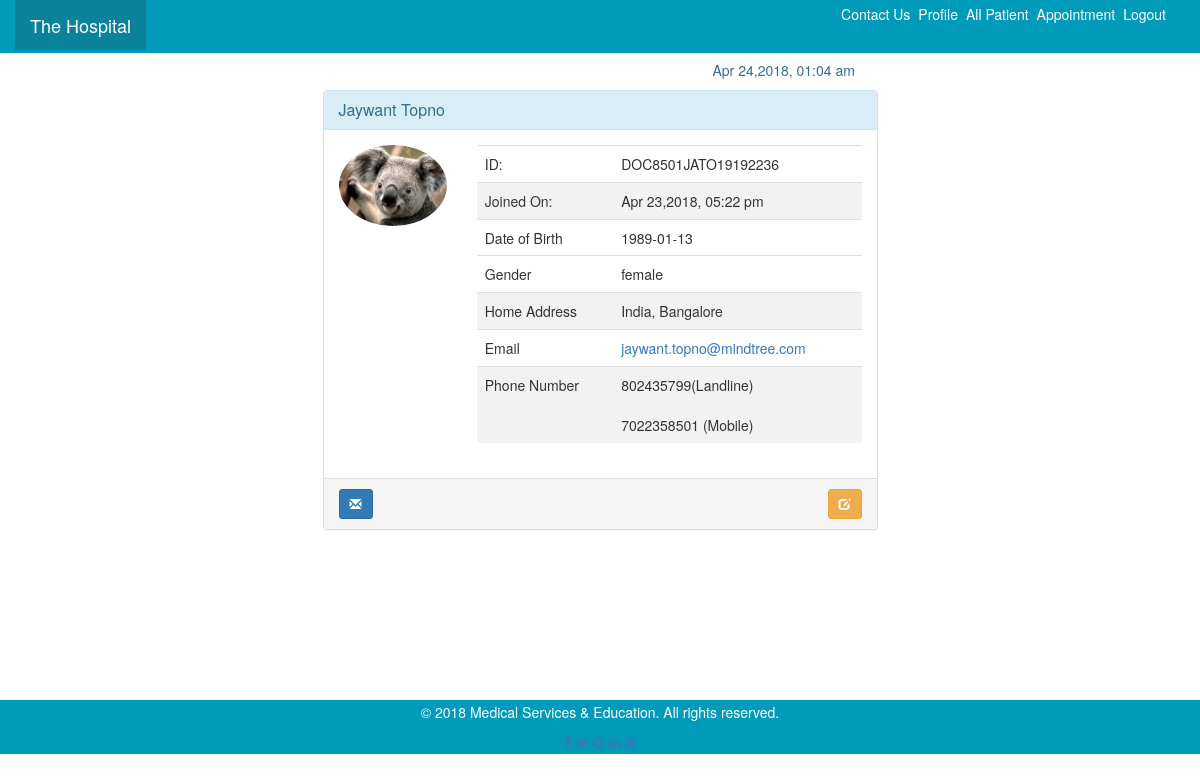
Page /ProfileView.php (signed in) on the committed database.
### tables this page shows
CREATE TABLE `users` (
  `id` int(11) NOT NULL,
  `patientid` varchar(255) NOT NULL,
  `firstname` varchar(255) NOT NULL,
  `middlename` varchar(255) DEFAULT NULL,
  `lastname` varchar(255) DEFAULT NULL,
  `DatOfBirth` varchar(50) DEFAULT NULL,
  `gender` varchar(30) DEFAULT NULL,
  `mob_number` varchar(30) DEFAULT NULL,
  `email` varchar(255) DEFAULT NULL,
  `pass1` varchar(255) DEFAULT NULL,
  `pass2` varchar(255) DEFAULT NULL,
  `user_role` varchar(255) DEFAULT NULL,
  `blood_group` varchar(30) DEFAULT NULL,
  `height` varchar(30) DEFAULT NULL,
  `weight` varchar(30) DEFAULT NULL,
  `createdtime` int(11) DEFAULT NULL,
  `changetime` int(11) DEFAULT NULL,
  `secuirtyq` varchar(255) DEFAULT NULL,
  `secuirtya` varchar(255) DEFAULT NULL,
  `city` varchar(255) DEFAULT NULL,
  `country` varchar(255) DEFAULT NULL,
  `department` varchar(50) DEFAULT NULL,
  `landline` int(11) DEFAULT NULL,
  `profile_pic_path` varchar(255) DEFAULT NULL
);

### ProfileView.php (the view)
<?php
include ('header.php');
include ('Connection.php');
$conn = mysqli_connect($dbhost, $username, $password, $dbname);
$sql7 = "SELECT * from Users where pass1='" . $_SESSION["pass"] . "' AND email='" . $_SESSION["email"] . "' AND user_role='" . $_SESSION["user_role"] . "'";
if (!empty($_SESSION))
{
    if (mysqli_num_rows(mysqli_query($conn, $sql7)) >= 1)
    {
        $user = mysqli_fetch_row(mysqli_query($conn, $sql7));
?>
	      <div class="col-md-5  toppad  pull-right col-md-offset-3 ">
<p class=" text-info"><?php echo date("M d,Y, h:i a"); ?> </p>
      </div>
        <div class="col-xs-12 col-sm-12 col-md-6 col-lg-6 col-xs-offset-0 col-sm-offset-0 col-md-offset-3 col-lg-offset-3 toppad" >
          <div class="panel panel-info">
            <div class="panel-heading">
              <h3 class="panel-title"><?php echo $user[2] . ' ' . $user[4] ?></h3>
            </div>
            <div class="panel-body">
              <div class="row">
                <div class="col-md-3 col-lg-3 " align="center"> <img alt="User Pic" src="images/<?php
        if (empty($user[23]))
        {
            echo 'anonymous.jpeg';
        }
        else
        {
            echo $user[23];
        }
?>" class="img-circle img-responsive"> </div>
                <div class=" col-md-9 col-lg-9 ">
                  <table class="table table-user-information">
                    <tbody>
                      <tr>
                        <td>ID:</td>
                        <td><?php echo $user[1] ?></td>
                      </tr>
                      <tr>
                        <td>Joined On:</td>
                        <td> <?php echo date("M d,Y, h:i a", $user[15]); ?></td>
                      </tr>
                      <tr>
                        <td>Date of Birth</td>
                        <td><?php echo $user[5] ?></td>
                      </tr>
                         <tr>
                             <tr>
                        <td>Gender</td>
                        <td><?php echo $user[6] ?></td>
                      </tr>
                        <tr>
                        <td>Home Address</td>
                        <td><?php echo $user[20] . ', ' . $user[19] ?></td>
                      </tr>
                      <tr>
                        <td>Email</td>
                        <td><a href="mailto:<?php echo $user[8] ?>"><?php echo $user[8] ?></a></td>
                      </tr>
                        <td>Phone Number</td>
                        <td><?php echo $user[22] ?>(Landline)<br><br><?php echo $user[7] ?> (Mobile)
                        </td>
                      </tr>
                    </tbody>
                  </table>
                </div>
              </div>
            </div>
                 <div class="panel-footer">
                        <a data-original-title="Broadcast Message" data-toggle="tooltip" type="button" class="btn btn-sm btn-primary"><i class="glyphicon glyphicon-envelope"></i></a>
                        <span class="pull-right">
                            <a href="ProfileEditPage.php" data-original-title="Edit this user" data-toggle="tooltip" type="button" class="btn btn-sm btn-warning"><i class="glyphicon glyphicon-edit"></i></a>
                        </span>
                 </div>
          </div>
        </div>
		<br><br>
<?php
    }
}
else
{
    header('Refresh: 1; URL=UserLogin.php');
}
include ('footer.php');

### header.php (shortened to what this page needs)
    <!DOCTYPE html>
    <html>
    <head>
           <link rel="stylesheet" type="text/css" href="css/bootstrap.min.css">
	       <link rel="stylesheet" type="text/css" href="css/font-awesome.min.css">
           <link rel="stylesheet" type="text/css" href="css/styles.css">
   </head>
    <body>
<nav class="navbar navbar-default navbar-static-top" role="navigation">
  <div class="container">
    <div class="navbar-header">
      <a style="color: #ffffff; background-color: #0a829a;" class="navbar-brand" href="index.php">The Hospital</a>
    </div>
    <div class="collapse navbar-collapse" id="navigation">
      <ul class="nav navbar-nav">
	          <li><a href="ContactUs.php">Contact Us</a></li>
	          <?php if (!empty($_SESSION)) { ?>
			  <li><a href="ProfileView.php">Profile</a></li>
			  <?php } ?>
		      <?php if ((!empty($_SESSION)) && ($_SESSION['user_role'] == 'doctor')) { ?>
			  <li><a href="UserListing.php">All Patient</a></li>
			  <li><a href="AppointmentList.php">Appointment</a></li>
	          <?php
} ?>
              <?php
              if (!empty($_SESSION)) { ?>
              <li><a href="LogOut.php">Logout</a></li>
			   <?php
} else { ?>
               <li><a href="userRegistration.php">Sign Up</a></li>
			   <li><a href="UserLogin.php">Log In</a></li>
			   <?php } ?>
      </ul>
    </div>
  </div>
</nav>
        <div class="container"  style="padding-top: 60px; min-height: 700px;">
            <div class="row align-items-center justify-content-center">

### footer.php
      </div>
     </div>
	 <div class="footer">
       <p>© 2018 Medical Services & Education. All rights reserved.</p>
   	    <a href="#" class="fa fa-facebook"></a>
		<a href="#" class="fa fa-twitter"></a>
		<a href="#" class="fa fa-google"></a>
		<a href="#" class="fa fa-linkedin"></a>
		<a href="#" class="fa fa-youtube"></a>
     </div>
   </body>
</html>

### css/styles.css (style rules this page uses)
.navbar { border-bottom: 3px solid #009BBB !important; background-color: #009BBB; color: #FFFFFF; width: 100%; position: fixed; }
table { border-collapse: collapse; width: 100%; }
th, td { text-align: left; padding: 8px; }
tr:nth-child(even) { background-color: #f2f2f2; }
.footer { left: 0; bottom: 0; width: 100%; color: white; text-align: center; border: 2px solid #009BBB; background-color: #009BBB; }
ul.nav.navbar-nav li a { font-size: 14px; color: #FFFFFF; padding: 4px; }
ul.nav.navbar-nav { float: right; }
@media (min-width: 992px) { .navbar-collapse { -webkit-box-flex: 1; flex-grow: 1; -webkit-box-align: center; align-items: center; } }
.navbar-nav { display: -webkit-box; display: -ms-flexbox; display: list-item; -webkit-box-orient: vertical; -webkit-box-direction: normal; flex-direction: column; padding-left: 0; margin-bottom: 0; list-style: none; }

### rows in the picture
users: firstname "Jaywant", lastname "Topno", profile_pic_path (picture), patientid "DOC8501JATO19192236", createdtime "Apr 23,2018, 05:22 pm", DatOfBirth "1989-01-13", gender "female", country "India", city "Bangalore", email "jaywant.topno@mindtree.com", landline "802435799", mob_number "7022358501"
